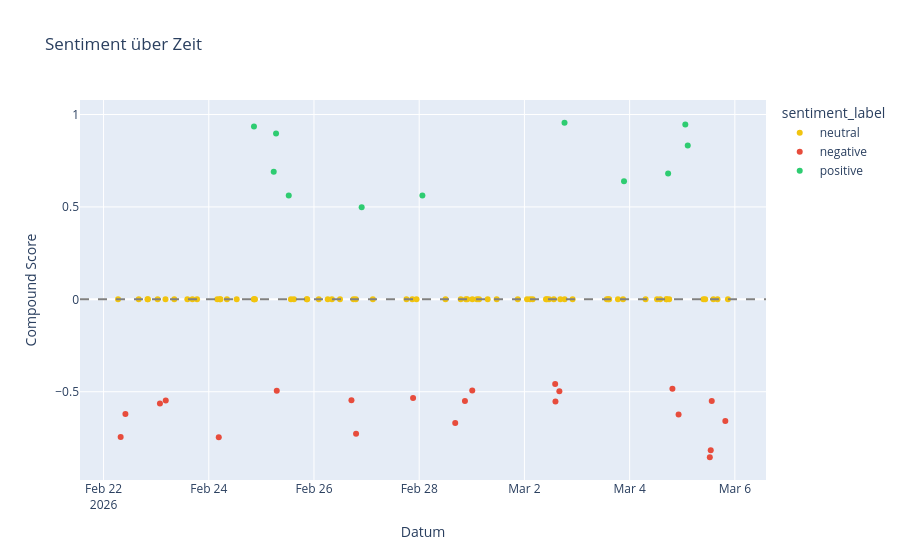

Notebook cell for this chart:
### Markdown cell above
## 8. Zeitliche Verteilung

### Code cell
if 'created_utc' in posts_df.columns:
    fig = px.scatter(
        posts_df.sort_values('created_utc'),
        x='created_utc',
        y='compound',
        color='sentiment_label',
        color_discrete_map={'positive': '#2ecc71', 'neutral': '#f1c40f', 'negative': '#e74c3c'},
        title='Sentiment über Zeit',
        labels={'compound': 'Compound Score', 'created_utc': 'Datum'},
        hover_data=['title', 'subreddit', 'score']
    )
    fig.add_hline(y=0, line_dash='dash', line_color='gray')
    fig.show()
else:
    print('Keine Zeitstempel verfügbar.')

### Figure 1 — Plotly figure (JSON) as saved in the notebook; plotly's stock layout.template omitted (floating-point values rounded to 4 significant figures; data arrays with more than 128 entries replaced by an {"elided": "..."} marker saying what was removed)
{"data": [{"customdata": {"elided": "68x3 mixed values"}, "hovertemplate": "sentiment_label=neutral<br>Datum=%{x}<br>Compound Score=%{y}<br>title=%{customdata[0]}<br>subreddit=%{customdata[1]}<br>score=%{customdata[2]}<extra></extra>", "legendgroup": "neutral", "marker": {"color": "#f1c40f", "symbol": "circle"}, "mode": "markers", "name": "neutral", "orientation": "v", "showlegend": true, "type": "scatter", "x": ["2026-02-22T06:36:49.000000000", "2026-02-22T16:02:14.000000000", "2026-02-22T20:02:59.000000000", "2026-02-22T20:14:36.000000000", "2026-02-23T00:39:36.000000000", "2026-02-23T04:14:49.000000000", "2026-02-23T08:15:39.000000000", "2026-02-23T14:14:22.000000000", "2026-02-23T16:32:46.000000000", "2026-02-23T18:39:22.000000000", "2026-02-24T03:53:16.000000000", "2026-02-24T05:03:59.000000000", "2026-02-24T05:19:34.000000000", "2026-02-24T08:16:52.000000000", "2026-02-24T12:43:59.000000000", "2026-02-24T20:35:07.000000000", "2026-02-24T20:41:34.000000000", "2026-02-24T21:05:21.000000000", "2026-02-25T13:28:37.000000000", "2026-02-25T14:50:50.000000000", "2026-02-25T20:41:36.000000000", "2026-02-25T20:54:07.000000000", "2026-02-26T02:10:32.000000000", "2026-02-26T06:16:04.000000000", "2026-02-26T08:11:44.000000000", "2026-02-26T11:51:11.000000000", "2026-02-26T17:59:11.000000000", "2026-02-26T19:04:29.000000000", "2026-02-27T02:52:27.000000000", "2026-02-27T18:11:25.000000000", "2026-02-27T20:50:47.000000000", "2026-02-27T22:46:17.000000000", "2026-02-28T11:59:17.000000000", "2026-02-28T18:56:45.000000000", "2026-02-28T21:18:00.000000000", "2026-02-28T21:56:04.000000000", "2026-03-01T00:14:43.000000000", "2026-03-01T02:21:04.000000000", "2026-03-01T03:19:25.000000000", "2026-03-01T07:14:44.000000000", "2026-03-01T11:20:47.000000000", "2026-03-01T20:57:40.000000000", "2026-03-02T01:12:11.000000000", "2026-03-02T02:34:22.000000000", "2026-03-02T03:46:18.000000000", "2026-03-02T09:50:13.000000000", "2026-03-02T10:17:14.000000000", "2026-03-02T11:13:46.000000000", "2026-03-02T13:25:32.000000000", "2026-03-02T16:22:06.000000000", "2026-03-02T18:20:12.000000000", "2026-03-02T21:59:11.000000000", "2026-03-03T13:35:26.000000000", "2026-03-03T14:16:50.000000000", "2026-03-03T14:40:01.000000000", "2026-03-03T18:39:37.000000000", "2026-03-03T21:00:16.000000000", "2026-03-04T07:16:27.000000000", "2026-03-04T12:30:21.000000000", "2026-03-04T13:56:51.000000000", "2026-03-04T16:43:11.000000000", "2026-03-04T16:56:23.000000000", "2026-03-04T18:02:32.000000000", "2026-03-05T09:40:29.000000000", "2026-03-05T10:28:22.000000000", "2026-03-05T14:12:56.000000000", "2026-03-05T16:05:02.000000000", "2026-03-05T20:51:14.000000000"], "xaxis": "x", "y": [0.0, 0.0, 0.0, 0.0, 0.0, 0.0, 0.0, 0.0, 0.0, 0.0, 0.0, 0.0, 0.0, 0.0, 0.0, 0.0, 0.0, 0.0, 0.0, 0.0, 0.0, 0.0, 0.0, 0.0, 0.0, 0.0, 0.0, 0.0, 0.0, 0.0, 0.0, 0.0, 0.0, 0.0, 0.0, 0.0, 0.0, 0.0, 0.0, 0.0, 0.0, 0.0, 0.0, 0.0, 0.0, 0.0, 0.0, 0.0, 0.0, 0.0, 0.0, 0.0, 0.0, 0.0, 0.0, 0.0, 0.0, 0.0, 0.0, 0.0, 0.0, 0.0, 0.0, 0.0, 0.0, 0.0, 0.0, 0.0], "yaxis": "y"}, {"customdata": [["BTC news: Mentioning 'bitcoin' on AI agent OpenClaw's Discord will get you banned", "CryptoCurrency", 36], ["Bitcoin Miner Bitdeer Liquidates Entire BTC Treasury, Holdings Fall to Zero", "CryptoCurrency", 292], ["Bitdeer's bitcoin treasury drops to zero after miner liquidates remaining 943 BTC", "CryptoCurrency", 33], ["Bitcoin Drops Below $65,000 Amid Tariffs And Mexico Unrest", "CryptoCurrency", 50], ["Why Bitcoin Fell $4K in Hours and What Comes Next", "CryptoCurrency", 41], ["Bitcoin loses over 20,000 millionaires since the start of 2026", "CryptoCurrency", 947], ["Exactly 2 years ago, former Daily Show host Trevor Noah admitted: \"Not buying bitcoin was the biggest mistake of my life\"", "CryptoCurrency", 0], ["Massachusetts sues Bitcoin Depot, alleging the crypto ATM operator knowingly facilitated crypto scams", "CryptoCurrency", 37], ["In 2011 Rick Falkvinge was ridiculed on 4chan for putting all of his money into Bitcoin", "CryptoCurrency", 141], ["Gold Prices Surge To Record Highs Amid Volatility", "CryptoCurrency", 50], ["Bitcoin Price Jumps to $67K After Reports That Iran’s Supreme Leader Was Killed", "CryptoCurrency", 280], ["Bitcoin Slips Below Weekly 200EMA And Heading Towards 200-Week MA", "CryptoCurrency", 7], ["The Arbitrage of Ignorance: Why Bitcoin's Complexity is Your Greatest Asset. Why the World's Most Misunderstood Asset is Your Greatest Financial Opportunity.", "CryptoCurrency", 0], ["12 years ago today, investing guru Dave Ramsey told everyone they were \"stupid\" for buying Bitcoin. It was $500 💀", "CryptoCurrency", 503], ["Why Bitcoin has not acted as a traditional hedge during conflicts, inflation, and tariffs?", "CryptoCurrency", 3], ["Is there any thesis why bitcoin and software stocks are going up today?", "stocks", 140], ["Everyone is reading the BlackRock news wrong.", "CryptoCurrency", 33], ["The Fed Is Broken. Bitcoin Was Built to Replace It. So Why Did It Just Follow the Fed?", "Economics", 0], ["It's Been a Rough Year", "CryptoCurrency", 2081], ["Why did ~10 thousand reachable Bitcoin nodes disappear overnight?", "CryptoCurrency", 18], ["Bitcoin Pulls Back to $71K as War Fears Persist and Arthur Hayes Warns of 'Risk Phase'", "CryptoCurrency", 0]], "hovertemplate": "sentiment_label=negative<br>Datum=%{x}<br>Compound Score=%{y}<br>title=%{customdata[0]}<br>subreddit=%{customdata[1]}<br>score=%{customdata[2]}<extra></extra>", "legendgroup": "negative", "marker": {"color": "#e74c3c", "symbol": "circle"}, "mode": "markers", "name": "negative", "orientation": "v", "showlegend": true, "type": "scatter", "x": ["2026-02-22T07:48:10.000000000", "2026-02-22T09:58:13.000000000", "2026-02-23T01:43:38.000000000", "2026-02-23T04:22:34.000000000", "2026-02-24T04:33:42.000000000", "2026-02-25T07:01:01.000000000", "2026-02-26T17:05:38.000000000", "2026-02-26T19:11:53.000000000", "2026-02-27T21:12:36.000000000", "2026-02-28T16:26:04.000000000", "2026-02-28T20:51:57.000000000", "2026-03-01T00:12:19.000000000", "2026-03-02T14:01:50.000000000", "2026-03-02T14:09:39.000000000", "2026-03-02T15:56:51.000000000", "2026-03-04T19:31:11.000000000", "2026-03-04T22:20:04.000000000", "2026-03-05T12:34:46.000000000", "2026-03-05T13:00:04.000000000", "2026-03-05T13:27:46.000000000", "2026-03-05T19:39:49.000000000"], "xaxis": "x", "y": [-0.7447, -0.6198, -0.5641, -0.548, -0.7468, -0.4947, -0.5467, -0.7269, -0.5343, -0.6696, -0.5496, -0.4928, -0.4577, -0.5531, -0.4968, -0.4832, -0.6233, -0.8545, -0.8172, -0.5501, -0.6579], "yaxis": "y"}, {"customdata": [["This legend understood #bitcoin better at $2 than most people do today 🔥", "CryptoCurrency", 0], ["Bitcoin price news: BTC zoomes above $65,000 as bullish 'double-bottom' hopes build", "CryptoCurrency", 31], ["Bitcoin adoption is booming, even if its price isn’t: River", "CryptoCurrency", 10], ["Circle Shares Jump 14% As Q4 Results Top Estimates", "stocks", 22], ["Benchmark analysts cheer Strategy's pivot to STRC as ‘primary engine’ for bitcoin accumulation", "CryptoCurrency", 0], ["Happy to be here, here's my definitely right this time opinions.", "CryptoCurrency", 7], ["It’s official: Lightning is (finally) here on Cake Wallet! ⚡️", "CryptoCurrency", 0], ["Coinbase CEO Brian Armstrong Says $100 Trillion Could Move Into Bitcoin and Crypto", "CryptoCurrency", 94], ["Bitcoin pushes above $73K as investors rotate back into crypto", "CryptoCurrency", 489], ["We Are Back!!!", "CryptoCurrency", 314], ["Bitcoin just went over $70k and software stocks are ripping. What happened?", "investing", 272]], "hovertemplate": "sentiment_label=positive<br>Datum=%{x}<br>Compound Score=%{y}<br>title=%{customdata[0]}<br>subreddit=%{customdata[1]}<br>score=%{customdata[2]}<extra></extra>", "legendgroup": "positive", "marker": {"color": "#2ecc71", "symbol": "circle"}, "mode": "markers", "name": "positive", "orientation": "v", "showlegend": true, "type": "scatter", "x": ["2026-02-24T20:37:18.000000000", "2026-02-25T05:37:51.000000000", "2026-02-25T06:41:23.000000000", "2026-02-25T12:29:04.000000000", "2026-02-26T21:45:14.000000000", "2026-02-28T01:27:28.000000000", "2026-03-02T18:18:07.000000000", "2026-03-03T21:26:13.000000000", "2026-03-04T17:33:26.000000000", "2026-03-05T01:24:17.000000000", "2026-03-05T02:31:11.000000000"], "xaxis": "x", "y": [0.9346, 0.6901, 0.8977, 0.5614, 0.4978, 0.5612, 0.9554, 0.6386, 0.6812, 0.9457, 0.8321], "yaxis": "y"}], "layout": {"legend": {"title": {"text": "sentiment_label"}, "tracegroupgap": 0}, "shapes": [{"line": {"color": "gray", "dash": "dash"}, "type": "line", "x0": 0, "x1": 1, "xref": "x domain", "y0": 0, "y1": 0, "yref": "y"}], "title": {"text": "Sentiment über Zeit"}, "xaxis": {"anchor": "y", "domain": [0.0, 1.0], "title": {"text": "Datum"}}, "yaxis": {"anchor": "x", "domain": [0.0, 1.0], "title": {"text": "Compound Score"}}}}
